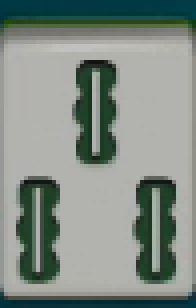
#> input picture dataset/tiles_runtime_v0_2/reference_pack/150_2.png, 49 x 77 px (shown 4 times larger)
$ python -i public_meld_feature_experiment.py   (imports and definitions only)   (older library calls are emulated)
#> lines starting #> are read from the running program, lines starting #| are printed output that depends on the picture; after the words box and inside, x2 and y2 are one past the last pixel; in counts of white or black regions, pixels touching at a corner belong together
#> further down, picture is the input picture: PIL image 49x77 RGB; mean R, G, B 130.2, 140.1, 133.8
"""Development-only A/B for public_meld identity features.

This experiment answers one narrow question: can a feature designed for exposed
meld faces improve source-disjoint ranking on the two currently eligible
first-hand query classes (P6 and S4) without changing Runtime policy?

It deliberately keeps the existing evidence model:
- query match_group is excluded;
- a candidate class needs support from >=2 other independent match groups;
- same-match clips/hands count once;
- no score threshold is promoted from this experiment;
- Runtime/Hint/Executor remain unchanged.
"""
from __future__ import annotations

import argparse
from collections import defaultdict
import hashlib
import json
from pathlib import Path
from typing import Any

from PIL import Image

from workspace.vision.public_identity_labels import (
    approved_labels,
    load_public_identity_manifest,
    pixel_bbox,
    verify_repository_files,
)
from workspace.vision.public_identity_shadow_v0_2 import (
    _feature as legacy_public_feature,
    load_development_sources,
)
from workspace.vision.public_meld_identity_normalization import (
    normalize_public_meld_identity_query_face,
)


FEATURES = ("legacy_gray", "gray_edge", "lab_chroma_edge")
QUERY_INSET_RATIOS = (0.0, 0.12)
VARIANTS = tuple(
    (f"{feature_name}@inset{inset_ratio:.2f}", feature_name, inset_ratio)
    for feature_name in FEATURES
    for inset_ratio in QUERY_INSET_RATIOS
)


def _l2(values: Any) -> Any | None:
    import numpy as np

    vector = np.asarray(values, dtype=np.float32).reshape(-1)
    if vector.size == 0 or not np.isfinite(vector).all():
        return None
    vector = vector - float(vector.mean())
    length = float(np.linalg.norm(vector))
    if length < 1e-6:
        return None
    return vector / length


def _tight_public_face(image: Any) -> Any:
    """Crop the dominant bright tile face while retaining colored glyph pixels."""
    import cv2
    import numpy as np

    rgb = np.asarray(image.convert("RGB"))
    hsv = cv2.cvtColor(rgb, cv2.COLOR_RGB2HSV)
#> hsv: shape (77, 49, 3); mean H, S, V 44.6, 45.7, 140.9
    mask = ((hsv[:, :, 1] < 175) & (hsv[:, :, 2] > 95)).astype(np.uint8) * 255
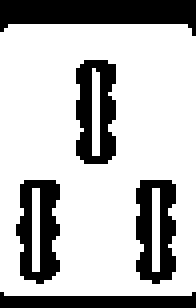
#> mask: shape (77, 49) (shown 4 times larger); 73.4% white; 5 black regions, box (x1, y1, x2, y2) and area: (0, 0, 49, 9) 301, (4, 45, 15, 71) 186, (19, 15, 29, 41) 185, (34, 45, 44, 71) 181, (0, 73, 49, 77) 149
    mask = cv2.morphologyEx(
        mask,
        cv2.MORPH_CLOSE,
        np.ones((5, 5), dtype=np.uint8),
        iterations=1,
    )
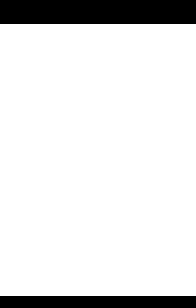
#> mask: shape (77, 49) (shown 4 times larger); 88.3% white; 2 black regions, box (x1, y1, x2, y2) and area: (0, 0, 49, 6) 294, (0, 74, 49, 77) 147
    count, _, stats, _ = cv2.connectedComponentsWithStats(mask, 8)
#> count = 2; stats = [[0, 0, 49, 77, 441], [0, 6, 49, 68, 3332]]
    if count <= 1:
        return image.convert("RGB")

    candidates = []
    frame_area = rgb.shape[0] * rgb.shape[1]
#> frame_area = 3773
    for index in range(1, count):
        x, y, width, height, area = (int(v) for v in stats[index])
        if (
            area >= 0.18 * frame_area
            and width >= 8
            and height >= 12
            and height >= width
        ):
            candidates.append((area, x, y, width, height))
#> this loop made 1 pass
#> after the loop, candidates = [(3332, 0, 6, 49, 68)]
    if not candidates:
        return image.convert("RGB")

    _, x, y, width, height = max(candidates)
    return image.convert("RGB").crop((x, y, x + width, y + height))


def _channel_feature(channel: Any, *, size: tuple[int, int] = (20, 30)) -> Any | None:
    import cv2

    reduced = cv2.resize(channel, size, interpolation=cv2.INTER_AREA)
    return _l2(reduced)


def _centered_channel(
    channel: Any,
    *,
    size: tuple[int, int] = (20, 30),
) -> Any:
    """Return a centered spatial channel; constant chroma is valid zero evidence."""
    import cv2
    import numpy as np

    reduced = cv2.resize(channel, size, interpolation=cv2.INTER_AREA)
    values = np.asarray(reduced, dtype=np.float32).reshape(-1)
    values = values - float(values.mean())
    length = float(np.linalg.norm(values))
    if length < 1e-6:
        return np.zeros_like(values)
    return values / length


# [17 lines left out: function _gray_edge_feature, not called in this run]


def _lab_chroma_edge_feature(image: Any) -> Any | None:
    """Spatial luminance/edge + Lab chroma; intended for colored Mahjong glyphs."""
    import cv2
    import numpy as np

    face = _tight_public_face(image).resize((48, 72), Image.Resampling.BILINEAR)
    rgb = np.asarray(face, dtype=np.uint8)
    lab = cv2.cvtColor(rgb, cv2.COLOR_RGB2LAB).astype(np.float32)
    luminance = cv2.equalizeHist(lab[:, :, 0].astype(np.uint8)).astype(np.float32)
    a = lab[:, :, 1] - 128.0
    b = lab[:, :, 2] - 128.0
    sobel_x = cv2.Sobel(luminance, cv2.CV_32F, 1, 0, ksize=3)
    sobel_y = cv2.Sobel(luminance, cv2.CV_32F, 0, 1, ksize=3)
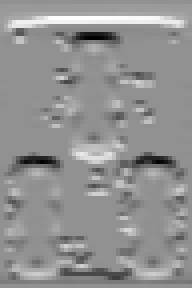
#> sobel_y: shape (72, 48) float32 (shown 4 times larger); min -976, max 740, mean 4.7; drawn with min black and max white
    edge = cv2.magnitude(sobel_x, sobel_y)
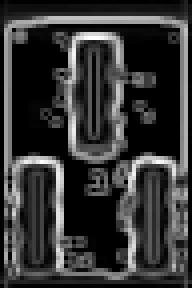
#> edge: shape (72, 48) float32 (shown 4 times larger); min 0, max 976, mean 207.7; drawn with min black and max white

    luminance_part = _channel_feature(luminance)
#> in _l2, `vector = np.asarray(values, dtype=np.float32).reshape(-1)`: vector = 600 values, max 247.9 at index 64, min 9.01 at index 344, mean 149.8
#> in _l2, `vector = vector - float(vector.mean())`: vector = 600 values, max 98.04 at index 64, min -140.8 at index 344, mean 1.3e-05
#> in _l2, `length = float(np.linalg.norm(vector))`: length = 2049.2
#> luminance_part = 600 values, max 0.0478 at index 64, min -0.0687 at index 344, mean 7.15e-09
    edge_part = _channel_feature(edge)
#> call 2 of _channel_feature, with size = (20, 30)
#> in _channel_feature (call 2), `reduced = cv2.resize(channel, size, interpolation=cv2.INTER_AREA)`:
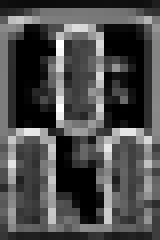
#> reduced: shape (30, 20) float32 (shown 8 times larger); min 0, max 687, mean 207.7; drawn with min black and max white
#> edge_part = 600 values, max 0.119 at index 107, min -0.0514 at index 102, mean -2.78e-09
    if luminance_part is None or edge_part is None:
        return None
    a_part = _centered_channel(a)
#> in _centered_channel, `reduced = cv2.resize(channel, size, interpolation=cv2.INTER_AREA)`:
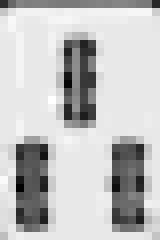
#> reduced: shape (30, 20) float32 (shown 8 times larger); min -17.81, max 0.625, mean -3.79; drawn with min black and max white
#> in _centered_channel, `values = np.asarray(reduced, dtype=np.float32).reshape(-1)`: values = 600 values, max 0.625 at index 246, min -17.81 at index 462, mean -3.79
#> in _centered_channel, `values = values - float(values.mean())`: values = 600 values, max 4.41 at index 246, min -14.02 at index 462, mean 2.03e-07
#> in _centered_channel, `length = float(np.linalg.norm(values))`: length = 115
#> a_part = 600 values, max 0.0384 at index 246, min -0.122 at index 462, mean 1.19e-09
    b_part = _centered_channel(b)
#> call 2 of _centered_channel, with size = (20, 30)
#> in _centered_channel (call 2), `reduced = cv2.resize(channel, size, interpolation=cv2.INTER_AREA)`:
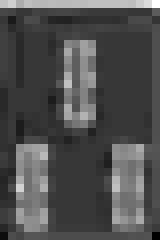
#> reduced: shape (30, 20) float32 (shown 8 times larger); min -1.51, max 15.02, mean 3.59; drawn with min black and max white
#> in _centered_channel (call 2), `values = np.asarray(reduced, dtype=np.float32).reshape(-1)`: values = 600 values, max 15.02 at index 19, min -1.51 at index 599, mean 3.59
#> in _centered_channel (call 2), `values = values - float(values.mean())`: values = 600 values, max 11.43 at index 19, min -5.11 at index 599, mean -6.36e-09
#> in _centered_channel (call 2), `length = float(np.linalg.norm(values))`: length = 65.9
#> b_part = 600 values, max 0.173 at index 19, min -0.0775 at index 599, mean 2.98e-10
    return _l2(
        np.concatenate(
            (
                0.35 * luminance_part,
                0.90 * edge_part,
                0.70 * a_part,
                0.70 * b_part,
            )
        )
    )


# [222 lines left out: functions extract_public_meld_feature, _score_query, evaluate_public_meld_features, main, not called in this run]


# [2 lines not run here, left out]

>>> from PIL import Image
>>> picture = Image.open('../../dataset/tiles_runtime_v0_2/reference_pack/150_2.png')
>>> result = _lab_chroma_edge_feature(picture)
#> result = 2400 values, max 0.0878 at index 1819, min -0.0617 at index 1662, mean -4.97e-11

$ run again, on dataset/tiles_runtime_v0_2/reference_pack/150_4.png
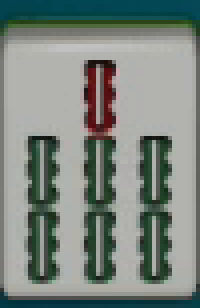
#> input picture dataset/tiles_runtime_v0_2/reference_pack/150_4.png, 50 x 77 px (shown 4 times larger)
#> picture is the input picture: PIL image 50x77 RGB; mean R, G, B 125, 134, 128.1
#> hsv: shape (77, 50, 3); mean H, S, V 46.8, 49.1, 136.6
#> in _tight_public_face, `mask = ((hsv[:, :, 1] < 175) & (hsv[:, :, 2] > 95)).astype(np.uint8) *..`:
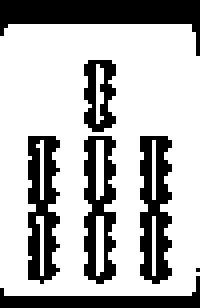
#> mask: shape (77, 50) (shown 4 times larger); 69.8% white; 7 black regions (1 under 20 px), largest, box (x1, y1, x2, y2) and area: (0, 0, 50, 14) 314, (35, 34, 43, 71) 208, (7, 34, 15, 71) 203, (21, 34, 29, 71) 185, (0, 69, 50, 77) 158, (21, 15, 29, 33) 93
#> count = 2; stats = [[0, 0, 50, 77, 450], [0, 6, 50, 68, 3400]]
#> the loop in _tight_public_face, `for index in range(1, count):` made 1 pass
#> after the loop in _tight_public_face, `for index in range(1, count):`: candidates = [(3400, 0, 6, 50, 68)]
#> in _l2, `vector = np.asarray(values, dtype=np.float32).reshape(-1)`: vector = 600 values, max 247.8 at index 66, min 17.03 at index 90, mean 136.9
#> in _l2, `vector = vector - float(vector.mean())`: vector = 600 values, max 110.9 at index 66, min -119.9 at index 90, mean -1.22e-05
#> in _l2, `length = float(np.linalg.norm(vector))`: length = 1819.9
#> luminance_part = 600 values, max 0.0609 at index 66, min -0.0659 at index 90, mean -7.15e-09
#> edge_part = 600 values, max 0.114 at index 111, min -0.0702 at index 103, mean 3.18e-09
#> in _centered_channel, `values = np.asarray(reduced, dtype=np.float32).reshape(-1)`: values = 600 values, max 24.21 at index 229, min -16.48 at index 0, mean -2.76
#> in _centered_channel, `values = values - float(values.mean())`: values = 600 values, max 26.97 at index 229, min -13.72 at index 0, mean 1.02e-07
#> in _centered_channel, `length = float(np.linalg.norm(values))`: length = 144.7
#> a_part = 600 values, max 0.186 at index 229, min -0.0948 at index 0, mean 7.95e-10
#> in _centered_channel (call 2), `reduced = cv2.resize(channel, size, interpolation=cv2.INTER_AREA)`:
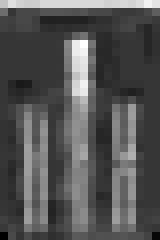
#> reduced: shape (30, 20) float32 (shown 8 times larger); min -1.15, max 13.53, mean 3.73; drawn with min black and max white
#> in _centered_channel (call 2), `values = np.asarray(reduced, dtype=np.float32).reshape(-1)`: values = 600 values, max 13.53 at index 110, min -1.15 at index 580, mean 3.73
#> in _centered_channel (call 2), `values = values - float(values.mean())`: values = 600 values, max 9.8 at index 110, min -4.88 at index 580, mean -1.14e-07
#> in _centered_channel (call 2), `length = float(np.linalg.norm(values))`: length = 66.89
#> b_part = 600 values, max 0.147 at index 110, min -0.0729 at index 580, mean -1.59e-09
#> result = 2400 values, max 0.0943 at index 1429, min -0.048 at index 1200, mean 7.45e-11

$ run again, on dataset/tiles_runtime_v0_2/reference_pack/150_6.png
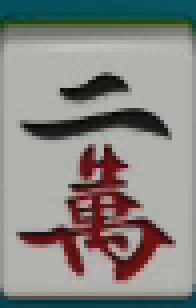
#> input picture dataset/tiles_runtime_v0_2/reference_pack/150_6.png, 49 x 77 px (shown 4 times larger)
#> picture is the input picture: PIL image 49x77 RGB; mean R, G, B 135.6, 134.2, 131.6
#> hsv: shape (77, 49, 3); mean H, S, V 45.1, 51, 143.5
#> in _tight_public_face, `mask = cv2.morphologyEx( mask, cv2.MORPH_CLOSE, np.ones((5, 5), dtype=..`:
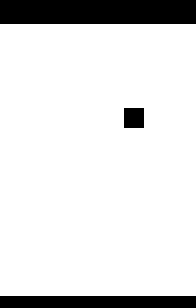
#> mask: shape (77, 49) (shown 4 times larger); 87.6% white; 3 black regions, box (x1, y1, x2, y2) and area: (0, 0, 49, 6) 294, (0, 74, 49, 77) 147, (31, 27, 36, 32) 25
#> count = 2; stats = [[0, 0, 49, 77, 466], [0, 6, 49, 68, 3307]]
#> the loop in _tight_public_face, `for index in range(1, count):` made 1 pass
#> after the loop in _tight_public_face, `for index in range(1, count):`: candidates = [(3307, 0, 6, 49, 68)]
#> in _l2, `vector = np.asarray(values, dtype=np.float32).reshape(-1)`: vector = 600 values, max 247.9 at index 68, min 3.44 at index 130, mean 142.8
#> in _l2, `vector = vector - float(vector.mean())`: vector = 600 values, max 105.2 at index 68, min -139.3 at index 130, mean 6.1e-06
#> in _l2, `length = float(np.linalg.norm(vector))`: length = 1967.9
#> luminance_part = 600 values, max 0.0534 at index 68, min -0.0708 at index 130, mean 3.38e-09
#> edge_part = 600 values, max 0.117 at index 195, min -0.0596 at index 102, mean 1.19e-09
#> in _centered_channel, `values = np.asarray(reduced, dtype=np.float32).reshape(-1)`: values = 600 values, max 37.4 at index 495, min -15.27 at index 0, mean 3.03
#> in _centered_channel, `values = values - float(values.mean())`: values = 600 values, max 34.37 at index 495, min -18.3 at index 0, mean -4.07e-07
#> in _centered_channel, `length = float(np.linalg.norm(values))`: length = 227.6
#> a_part = 600 values, max 0.151 at index 495, min -0.0804 at index 0, mean -1.59e-09
#> in _centered_channel (call 2), `reduced = cv2.resize(channel, size, interpolation=cv2.INTER_AREA)`:
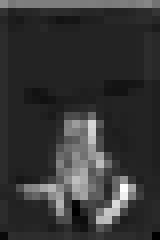
#> reduced: shape (30, 20) float32 (shown 8 times larger); min -1.69, max 24.51, mean 3.9; drawn with min black and max white
#> in _centered_channel (call 2), `values = np.asarray(reduced, dtype=np.float32).reshape(-1)`: values = 600 values, max 24.51 at index 475, min -1.69 at index 529, mean 3.9
#> in _centered_channel (call 2), `values = values - float(values.mean())`: values = 600 values, max 20.61 at index 475, min -5.59 at index 529, mean 0
#> in _centered_channel (call 2), `length = float(np.linalg.norm(values))`: length = 101.1
#> b_part = 600 values, max 0.204 at index 475, min -0.0553 at index 529, mean 0
#> result = 2400 values, max 0.103 at index 2275, min -0.0407 at index 1200, mean 3.1e-10

$ run again, on dataset/tiles_runtime_v0_2/reference_pack/4350_13.png
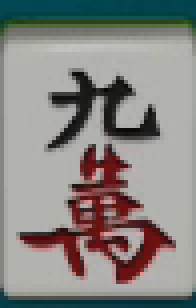
#> input picture dataset/tiles_runtime_v0_2/reference_pack/4350_13.png, 49 x 77 px (shown 4 times larger)
#> picture is the input picture: PIL image 49x77 RGB; mean R, G, B 135.5, 133.2, 130.5
#> hsv: shape (77, 49, 3); mean H, S, V 42.2, 51.8, 142.6
#> count = 2; stats = [[0, 0, 49, 77, 441], [0, 6, 49, 68, 3332]]
#> the loop in _tight_public_face, `for index in range(1, count):` made 1 pass
#> after the loop in _tight_public_face, `for index in range(1, count):`: candidates = [(3332, 0, 6, 49, 68)]
#> in _l2, `vector = np.asarray(values, dtype=np.float32).reshape(-1)`: vector = 600 values, max 248 at index 65, min 4.31 at index 151, mean 143.3
#> in _l2, `vector = vector - float(vector.mean())`: vector = 600 values, max 104.7 at index 65, min -139 at index 151, mean 4.07e-06
#> in _l2, `length = float(np.linalg.norm(vector))`: length = 1984.5
#> luminance_part = 600 values, max 0.0528 at index 65, min -0.07 at index 151, mean 2.19e-09
#> edge_part = 600 values, max 0.0975 at index 192, min -0.0611 at index 102, mean 1.59e-09
#> in _centered_channel, `values = np.asarray(reduced, dtype=np.float32).reshape(-1)`: values = 600 values, max 37.65 at index 495, min -17.73 at index 0, mean 3.16
#> in _centered_channel, `values = values - float(values.mean())`: values = 600 values, max 34.49 at index 495, min -20.89 at index 0, mean 0
#> in _centered_channel, `length = float(np.linalg.norm(values))`: length = 230
#> a_part = 600 values, max 0.15 at index 495, min -0.0908 at index 0, mean 0
#> in _centered_channel (call 2), `reduced = cv2.resize(channel, size, interpolation=cv2.INTER_AREA)`:
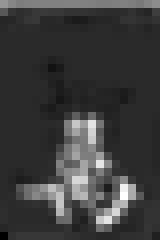
#> reduced: shape (30, 20) float32 (shown 8 times larger); min -2.55, max 24.74, mean 4; drawn with min black and max white
#> in _centered_channel (call 2), `values = np.asarray(reduced, dtype=np.float32).reshape(-1)`: values = 600 values, max 24.74 at index 495, min -2.55 at index 580, mean 4
#> in _centered_channel (call 2), `values = values - float(values.mean())`: values = 600 values, max 20.74 at index 495, min -6.55 at index 580, mean 2.54e-07
#> in _centered_channel (call 2), `length = float(np.linalg.norm(values))`: length = 108.5
#> b_part = 600 values, max 0.191 at index 495, min -0.0604 at index 580, mean 2.38e-09
#> result = 2400 values, max 0.0968 at index 2295, min -0.046 at index 1200, mean -8.69e-11
